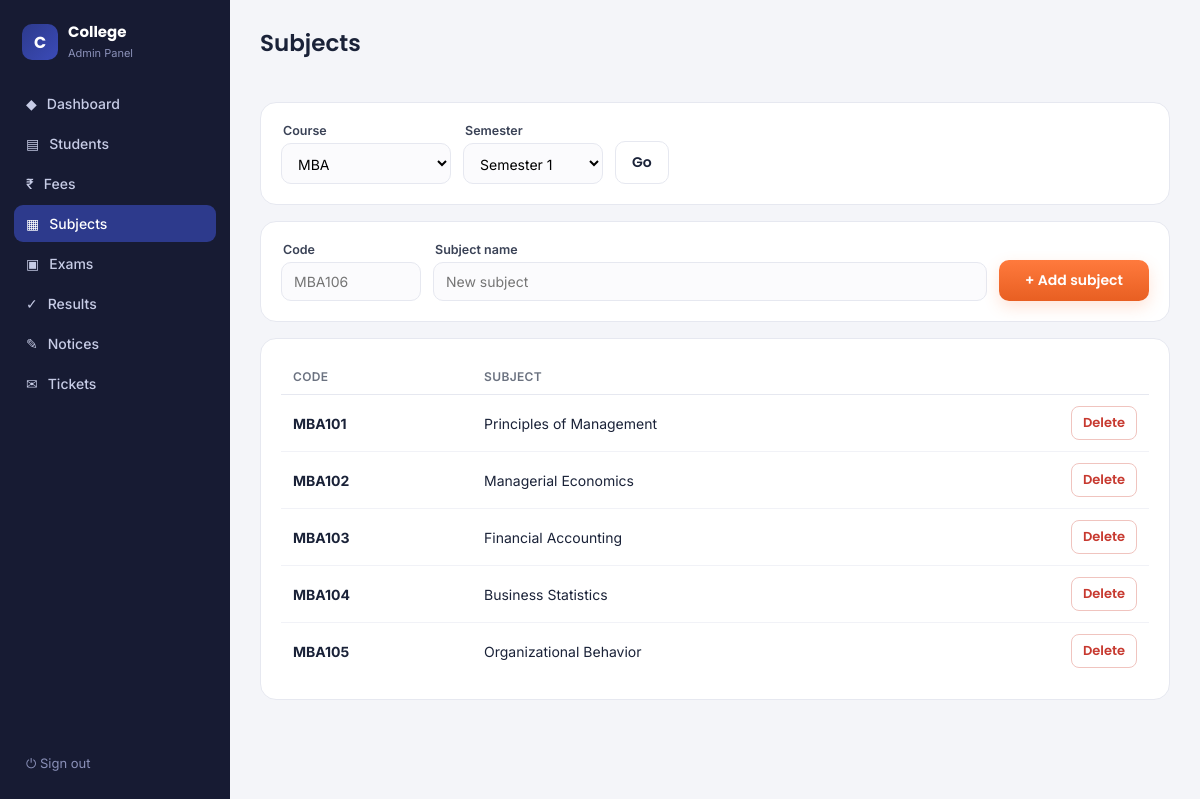
The app's page /admin/subjects (signed in) with its own data.
### tables this page shows
CREATE TABLE subjects(
    id INTEGER PRIMARY KEY AUTOINCREMENT, course_id TEXT, semester INTEGER,
    subject_code TEXT, subject_name TEXT);

### app.py (the view, shortened to what this page needs)
@app.route('/admin/subjects', methods=['GET', 'POST'])
@admin_required
def admin_subjects():
    course = request.args.get('course', 'MBA')
    sem = int(request.args.get('sem', 1))
    conn = db()
    rows = conn.execute("SELECT * FROM subjects WHERE course_id=? AND semester=? ORDER BY id",
                        (course, sem)).fetchall()
    conn.close()
    return render_template('admin/subjects.html', rows=rows, course=course, sem=sem,
                           courses=_course_list())

### app.py (called while the page is built)
def db():
    conn = sqlite3.connect(DB)
    conn.row_factory = sqlite3.Row
    return conn

def admin_required(f):
    @wraps(f)
    def wrapper(*args, **kwargs):
        if not session.get('admin'):
            return redirect(url_for('admin_login'))
        return f(*args, **kwargs)
    return wrapper

def _course_list():
    conn = db()
    rows = conn.execute("SELECT course_id, total_sems FROM courses ORDER BY course_id").fetchall()
    conn.close()
    return rows

### templates/admin/subjects.html (shortened to what this page needs)
{% extends "admin/base.html" %}
{% block body %}
<div class="head"><h1>Subjects</h1></div>
{% include "admin/_picker.html" %}
<div class="card" style="margin-bottom:16px">
  <form method="POST" action="/admin/subjects" style="display:grid;grid-template-columns:140px 1fr 150px;gap:12px;align-items:end">
    <div><label>Code</label><input name="subject_code" placeholder="{{ course }}{{ sem }}06" required></div>
    <div><label>Subject name</label><input name="subject_name" placeholder="New subject" required></div>
    <button class="btn primary" type="submit">+ Add subject</button>
  </form>
</div>
<div class="card">
  <table>
    <thead><tr><th>Code</th><th>Subject</th><th></th></tr></thead>
    <tbody>
      {% for r in rows %}
      <tr>
        <td><b>{{ r.subject_code }}</b></td>
        <td>{{ r.subject_name }}</td>
        <td style="text-align:right">
          <form method="POST" action="/admin/subjects/delete/{{ r.id }}" style="display:inline"
                onsubmit="return confirm('Delete {{ r.subject_name }}? This also removes its exam and result rows.')">
            <button class="btn danger sm" type="submit">Delete</button>
          </form>
        </td>
      </tr>
      {% else %}
      <tr><td colspan="3" style="text-align:center;color:var(--muted);padding:24px">No subjects for {{ course }} sem {{ sem }}.</td></tr>
      {% endfor %}
    </tbody>
  </table>
</div>
{% endblock %}

### templates/admin/base.html (style rules this page uses)
:root { --ink:#1A2238; --indigo:#2D3A8C; --indigo-2:#3B4BB8; --saffron:#FF7A3D; --muted:#6B7280; --line:#E6E8F0; --bg:#F4F5F9; --ok:#1E9E6A; --warn:#B26B00; --err:#C7392F; }
* { box-sizing:border-box;margin:0;padding:0 }
body { font-family:'Inter',system-ui,sans-serif; color:var(--ink); background:var(--bg); display:flex; min-height:100vh }
.head { display:flex;align-items:center;justify-content:space-between;margin-bottom:22px;flex-wrap:wrap;gap:12px }
.head h1 { font-family:'Poppins';font-size:23px;font-weight:600 }
.btn { font-family:'Poppins';font-weight:600;font-size:14px;border:none;border-radius:10px; padding:10px 16px;cursor:pointer;text-decoration:none;display:inline-block }
.btn.primary { background:linear-gradient(180deg,var(--saffron),#E85F22);color:#fff;box-shadow:0 6px 16px #FF7A3D33 }
.btn.sm { padding:6px 11px;font-size:13px;border-radius:8px }
.btn.danger { background:#fff;color:var(--err);border:1px solid #F0C4BF }
.card { background:#fff;border:1px solid var(--line);border-radius:16px;padding:20px }
table { width:100%;border-collapse:collapse;font-size:14px }
th { text-align:left;color:var(--muted);font-weight:600;font-size:12px;text-transform:uppercase; letter-spacing:.03em;padding:10px 12px;border-bottom:1px solid var(--line) }
td { padding:11px 12px;border-bottom:1px solid #F1F2F7 }
tr:last-child td { border-bottom:none }
input,select,textarea { font-family:inherit;font-size:14px;padding:10px 12px;border:1.5px solid var(--line); border-radius:10px;background:#FBFBFD;width:100% }
label { font-size:12.5px;font-weight:600;color:#3a4256;display:block;margin:0 0 5px 2px }

### records on screen
subjects: subject_code "MBA101", subject_name "Principles of Management"
subjects: subject_code "MBA102", subject_name "Managerial Economics"
subjects: subject_code "MBA103", subject_name "Financial Accounting"
subjects: subject_code "MBA104", subject_name "Business Statistics"
subjects: subject_code "MBA105", subject_name "Organizational Behavior"

### other values on screen
form field course "MBA"
